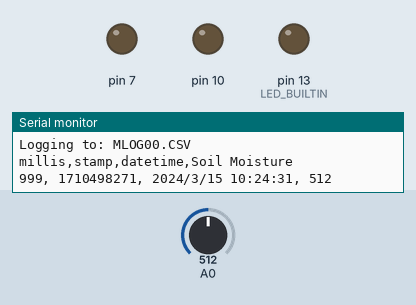
Recording of a sketch running on a simulated Arduino Uno, built with avr-gcc and run on an emulated ATmega328P. Parts: output pins drawn as LEDs (lit = HIGH), the last lines printed to the serial monitor. Inputs (shaded band) come from the test bench; at power-on: A0 = 512. The local clock reads 2024-03-15 10:24:30 at power-on unless the sketch sets it; storage starts empty.

Above: at 1.8 s.
1.9 s: A0 set to 463
3.4 s: A0 set to 441
At 4.9 s:
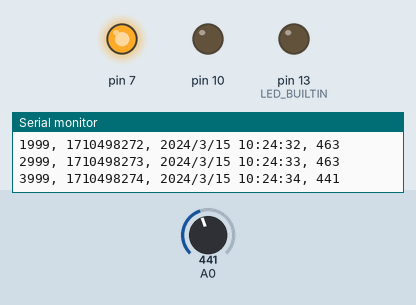
5.5 s: A0 set to 460
At 6.4 s:
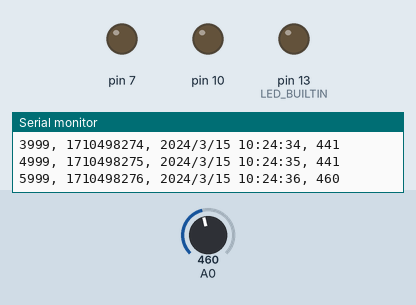
7.5 s: A0 set to 440
At 9.1 s:
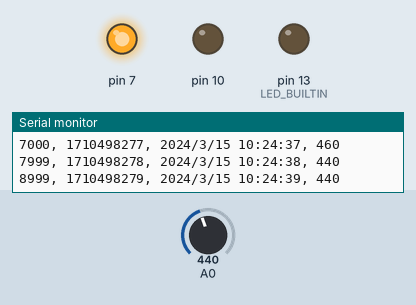
Timing chart, 0 to 10.5 s (numbered marks = the images above; inputs shaded):
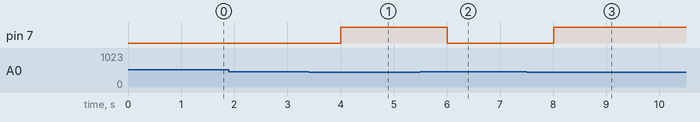

The sketch:

Soil_Moisture_plant.ino
```cpp
/**
   Detects 'Active' and 'Inactive' motion and logs it with timestamps to a .csv file in SDCard.
   Uses  HCSR505 PIR Passive Infra Red Motion Detector.
   Modified code from https://learn.adafruit.com/adafruit-data-logger-shield/using-the-real-time-clock-3
   https://github.com/adafruit/Light-and-Temp-logger
   Author: Niroshinie Fernando
*/

//Libraries
#include "SD.h"
#include <Wire.h>
#include "RTClib.h"

#define LOG_INTERVAL  1000 // mills between entries.
// how many milliseconds before writing the logged data permanently to disk
// set it to the LOG_INTERVAL to write each time (safest)
// set it to 10*LOG_INTERVAL to write all data every 10 datareads, you could lose up to
// the last 10 reads if power is lost but it uses less power and is much faster!
#define SYNC_INTERVAL 1000 // mills between calls to flush() - to write data to the card
uint32_t syncTime = 0; // time of last sync()


/*
  determines whether to send the stuff thats being written to the card also out to the Serial monitor.
  This makes the logger a little more sluggish and you may want the serial monitor for other stuff.
  On the other hand, its hella useful. We'll set this to 1 to keep it on. Setting it to 0 will turn it off.

*/
#define ECHO_TO_SERIAL   1 // echo data to serial port.


//Variables
int state ;

RTC_DS1307 RTC; // define the Real Time Clock object

// for the data logging shield, we use digital pin 10 for the SD cs line
const int chipSelect = 10;

// the logging file
File logfile;

void setup()
{
  Serial.begin(9600);

  // initialize the SD card
  initSDcard();

  // create a new file
  createFile();


  /**
   * connect to RTC
     Now we kick off the RTC by initializing the Wire library and poking the RTC to see if its alive.
  */
  initRTC();


  /**
     Now we print the header. The header is the first line of the file and helps your spreadsheet or math program identify whats coming up next.
     The data is in CSV (comma separated value) format so the header is too: "millis,stamp, datetime,hum,temp" the first item millis is milliseconds since the Arduino started,
     stamp is the timestamp, datetime is the time and date from the RTC in human readable format, hum is the humidity and temp is the temperature read.
  */
  logfile.println("millis,stamp,datetime,Soil Moisture");
#if ECHO_TO_SERIAL
  Serial.println("millis,stamp,datetime,Soil Moisture");
#endif //ECHO_TO_SERIAL

  pinMode(7, OUTPUT);
  pinMode(LED_BUILTIN, OUTPUT);
}

void loop()
{
  DateTime now;

  // delay for the amount of time we want between readings
  delay((LOG_INTERVAL - 1) - (millis() % LOG_INTERVAL));

  // log milliseconds since starting
  uint32_t m = millis();
  logfile.print(m);           // milliseconds since start
  logfile.print(", ");
#if ECHO_TO_SERIAL
  Serial.print(m);         // milliseconds since start
  Serial.print(", ");
#endif

  // fetch the time
  now = RTC.now();
  // log time
  logfile.print(now.unixtime()); // seconds since 2000
  logfile.print(", ");
  logfile.print(now.year(), DEC);
  logfile.print("/");
  logfile.print(now.month(), DEC);
  logfile.print("/");
  logfile.print(now.day(), DEC);
  logfile.print(" ");
  logfile.print(now.hour(), DEC);
  logfile.print(":");
  logfile.print(now.minute(), DEC);
  logfile.print(":");
  logfile.print(now.second(), DEC);
#if ECHO_TO_SERIAL
  Serial.print(now.unixtime()); // seconds since 2000
  Serial.print(", ");
  Serial.print(now.year(), DEC);
  Serial.print("/");
  Serial.print(now.month(), DEC);
  Serial.print("/");
  Serial.print(now.day(), DEC);
  Serial.print(" ");
  Serial.print(now.hour(), DEC);
  Serial.print(":");
  Serial.print(now.minute(), DEC);
  Serial.print(":");
  Serial.print(now.second(), DEC);
#endif //ECHO_TO_SERIAL

  //Read data and store it to variable

  state = analogRead(0); //connect sensor to Analog 0

  if (analogRead(0)<450){
    digitalWrite(7, HIGH);
  }
  else{
    digitalWrite(7, LOW);
    digitalWrite(LED_BUILTIN, LOW);    // turn the LED off by making the voltage LOW
  }

  logfile.print(", ");
  logfile.println(state);

#if ECHO_TO_SERIAL
  Serial.print(", ");
  Serial.println(state);

#endif //ECHO_TO_SERIAL

  if ((millis() - syncTime) < SYNC_INTERVAL) return;
  syncTime = millis();

  logfile.flush();
}


/**
   The error() function, is just a shortcut for us, we use it when something Really Bad happened.
   For example, if we couldn't write to the SD card or open it.
   It prints out the error to the Serial Monitor, and then sits in a while(1); loop forever, also known as a halt
*/
void error(char const *str)
{
  Serial.print("error: ");
  Serial.println(str);

  while (1);
}

void initSDcard()
{
  Serial.print("Initializing SD card...");
  // make sure that the default chip select pin is set to
  // output, even if you don't use it:
  pinMode(10, OUTPUT);

  // see if the card is present and can be initialized:
  if (!SD.begin(chipSelect)) {
    Serial.println("Card failed, or not present");
    // don't do anything more:
    return;
  }
  Serial.println("card initialized.");

}

void createFile()
{
  //file name must be in 8.3 format (name length at most 8 characters, follwed by a '.' and then a three character extension.
  char filename[] = "MLOG00.CSV";
  for (uint8_t i = 0; i < 100; i++) {
    filename[4] = i / 10 + '0';
    filename[5] = i % 10 + '0';
    if (! SD.exists(filename)) {
      // only open a new file if it doesn't exist
      logfile = SD.open(filename, FILE_WRITE);
      break;  // leave the loop!
    }
  }

  if (! logfile) {
    error("couldnt create file");
  }

  Serial.print("Logging to: ");
  Serial.println(filename);
}

void initRTC()
{
  Wire.begin();
  if (!RTC.begin()) {
    logfile.println("RTC failed");
#if ECHO_TO_SERIAL
    Serial.println("RTC failed");
#endif  //ECHO_TO_SERIAL

  }
}
```

Measured:
- the behaviour switches between 450 and 449 on A0 (found by bisection; images 0 and 1)
- after the input at 3.4 s, pin 7: LOW → HIGH after 0.61 s
- after the input at 5.5 s, pin 7: HIGH → LOW after 0.51 s
- after the input at 7.5 s, pin 7: LOW → HIGH after 0.51 s
